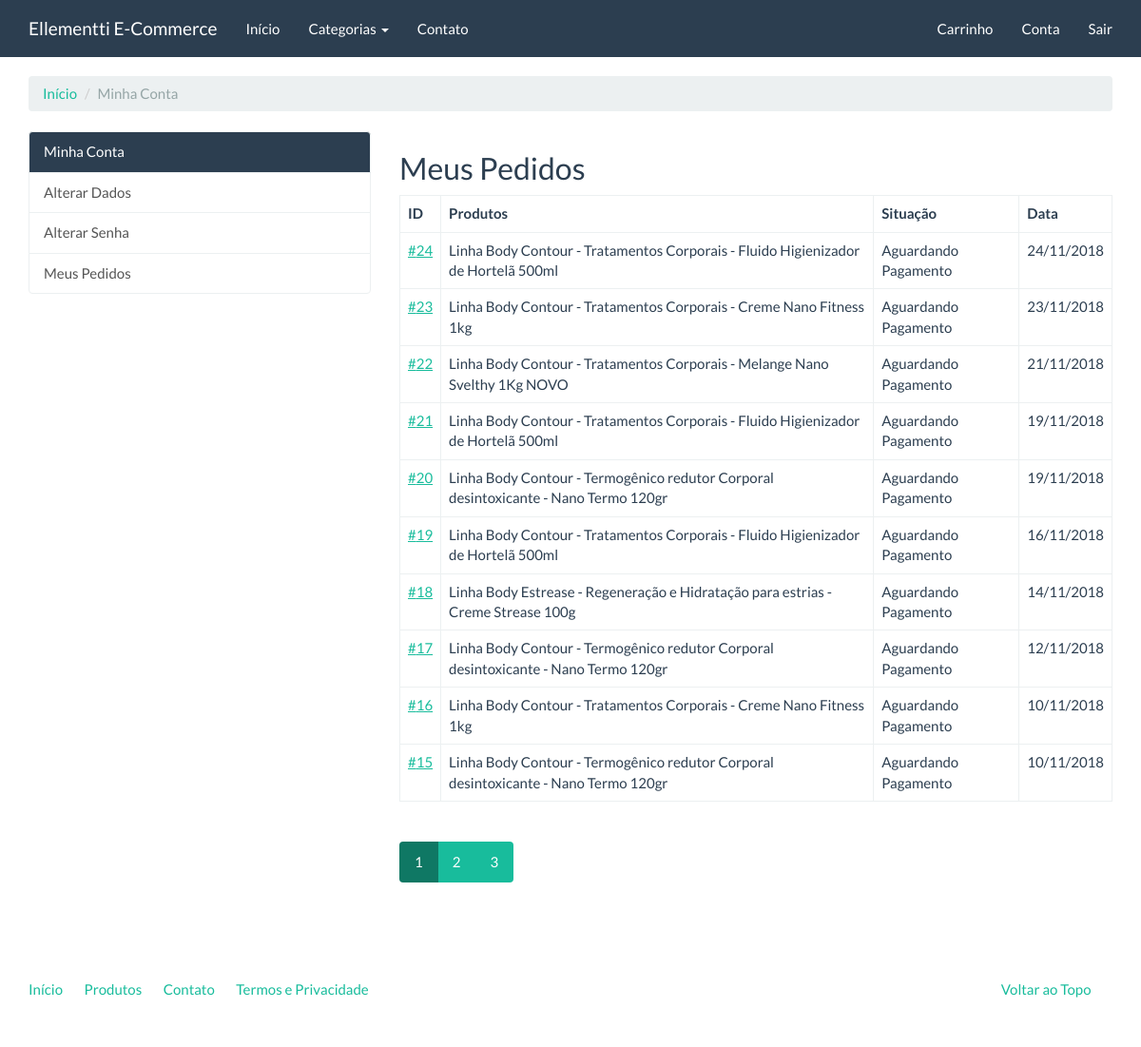
The app's page /compras/meus-pedidos/ (signed in), older data.
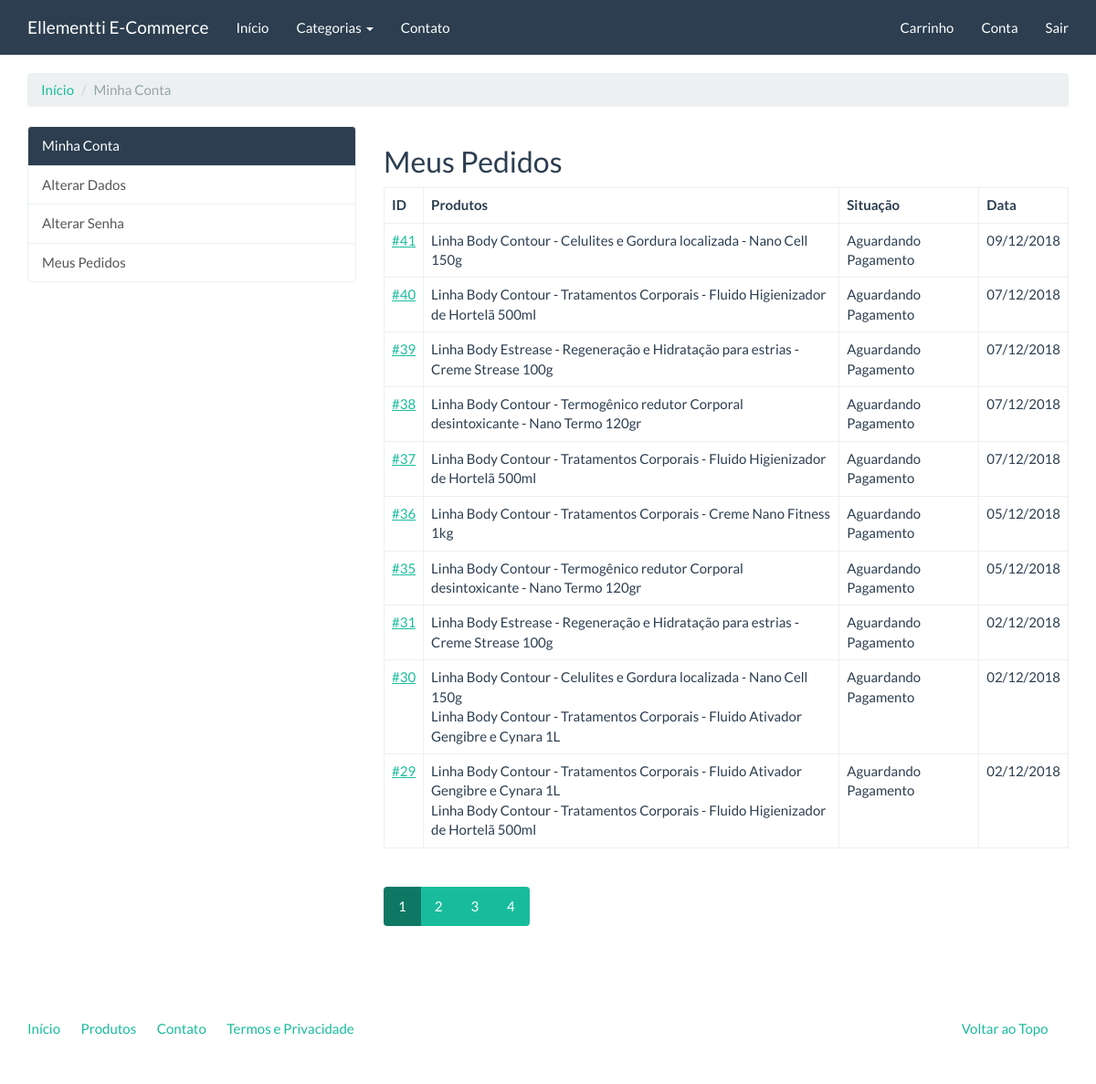
The same page, newer data.
### checkout/models.py (models this page shows, shortened)
class Order(models.Model):
    STATUS_CHOICES = (
        (0, 'Aguardando Pagamento'),
        (1, 'Concluída'),
        (2, 'Cancelada'),
    )
    PAYMENT_OPTION_CHOICES = (
        ('deposit', 'Depósito'),
        ('pagseguro', 'PagSeguro'),
        ('paypal', 'Paypal'),
    )
    user = models.ForeignKey(settings.AUTH_USER_MODEL, verbose_name='Usuário')
    status = models.IntegerField(
        'Situação', choices=STATUS_CHOICES, default=0, blank=True
    )
    payment_option = models.CharField(
        'Opção de Pagamento', choices=PAYMENT_OPTION_CHOICES, max_length=20,
        default='deposit'
    )
    created = models.DateTimeField('Criado em', auto_now_add=True)
    modified = models.DateTimeField('Modificado em', auto_now=True)
    objects = OrderManager()
    class Meta:
        verbose_name = 'Pedido'
        verbose_name_plural = 'Pedidos'
    def products(self):
        products_ids = self.items.values_list('product')
        return Product.objects.filter(pk__in=products_ids)
    def pagseguro(self):
        self.payment_option = 'pagseguro'
        self.save()
        pg = PagSeguro(
            email=settings.PAGSEGURO_EMAIL, token=settings.PAGSEGURO_TOKEN,
            config={'sandbox': settings.PAGSEGURO_SANDBOX}
        )
        pg.sender = {
            'email': self.user.email
        }
        pg.reference_prefix = ''
        pg.shipping = None
        pg.reference = self.pk
        for item in self.items.all():
            pg.items.append(
                {
                    'id': item.product.pk,
                    'description': item.product.name,
                    'quantity': item.quantity,
                    'amount': '%.2f' % item.price
                }
            )
        return pg
    def paypal(self):
        self.payment_option = 'paypal'
        self.save()
        paypal_dict = {
            'upload': '1',
            'business': settings.PAYPAL_EMAIL,
            'invoice': self.pk,
            'cmd': '_cart',
            'currency_code': 'BRL',
            'charset': 'utf-8',
        }
        index = 1
        for item in self.items.all():
            paypal_dict['amount_{}'.format(index)] = '%.2f' % item.price
            paypal_dict['item_name_{}'.format(index)] = item.product.name
            paypal_dict['quantity_{}'.format(index)] = item.quantity
            index = index + 1
        return paypal_dict

### catalog/models.py (models this page shows, shortened)
class Product(models.Model):
    name = models.CharField('Nome', max_length=100)
    slug = models.SlugField('Identificador', max_length=100)
    category = models.ForeignKey('catalog.Category', verbose_name='Categoria', on_delete=models.CASCADE)
    description = models.TextField('Descrição', blank=True)
    price = models.DecimalField('Preço', decimal_places=2, max_digits=8)
    created = models.DateTimeField('Criado em', auto_now_add=True)
    modified = models.DateTimeField('Modificado em', auto_now=True)
    class Meta:
        verbose_name = 'Produto'
        verbose_name_plural = 'Produtos'
        ordering = ['name']

### checkout/views.py (the view)
class OrderListView(LoginRequiredMixin, ListView):
    template_name = 'checkout/order_list.html'
    paginate_by = 10
    def get_queryset(self):
        return Order.objects.filter(user=self.request.user).order_by('-pk')

### catalog/context_processors.py (called while the page is built)
def categories(request):
    return {
        'categories': Category.objects.all()
    }

### catalog/models.py (called while the page is built)
    def __str__(self):
        return self.name

    def get_absolute_url(self):
        return reverse('catalog:category', kwargs={'slug': self.slug})

### core/templatetags/pagination.py (called while the page is built)
@register.inclusion_tag('pagination.html')
def pagination(request, paginator, page_obj):
    context = {}
    context['paginator'] = paginator
    context['request'] = request
    context['page_obj'] = page_obj
    getvars = request.GET.copy()
    if 'page' in getvars:
        del getvars['page']
    if len(getvars) > 0:
        context['getvars'] = '&{0}'.format(getvars.urlencode())
    else:
        context['getvars'] = ''
    return context

### checkout/templates/checkout/order_list.html (shortened to what this page needs)
{% extends "accounts/index.html" %}
{% load pagination %}
{% block accounts_container %}
<h2>Meus Pedidos</h2>
<table class="table table-bordered">
    <thead>
        <tr>
            <th>
                ID
            </th>
            <th>
                Produtos
            </th>
            <th>
                Situação
            </th>
            <th>
                Data
            </th>
        </tr>
    </thead>
    <tbody>
        {% for order in object_list %}
        <tr>
            <td>
                <a href="{% url 'checkout:order_detail' order.pk %}">#{{ order.pk }}</a>
            </td>
            <td>
                {% for product in order.products %}
                {{ product.name }}{% if not forloop.last %}<br />{% endif %}
                {% endfor %}
            </td>
            <td>
                {{ order.get_status_display }}
            </td>
            <td>
                {{ order.created|date:"d/m/Y" }}
            </td>
        </tr>
        {% endfor %}
    </tbody>
</table>
{% pagination request paginator page_obj %}
{% endblock %}

Row changes from the older to the newer data that the page shows:
no longer on this page (row unchanged): Order: pk "24", status "Aguardando Pagamento", created "24/11/2018", Product (name "Linha Body Contour - Tratamentos Corporais - Fluido Higienizador de Hortelã 500ml")
no longer on this page (row unchanged): Order: pk "23", status "Aguardando Pagamento", created "23/11/2018", Product (name "Linha Body Contour - Tratamentos Corporais - Creme Nano Fitness 1kg")
no longer on this page (row unchanged): Order: pk "22", status "Aguardando Pagamento", created "21/11/2018"
no longer on this page (row unchanged): Product: name "Linha Body Contour - Tratamentos Corporais - Melange Nano Svelthy 1Kg NOVO", shown under "22"
no longer on this page (row unchanged): Order: pk "21", status "Aguardando Pagamento", created "19/11/2018", Product (name "Linha Body Contour - Tratamentos Corporais - Fluido Higienizador de Hortelã 500ml")
no longer on this page (row unchanged): Order: pk "20", status "Aguardando Pagamento", created "19/11/2018", Product (name "Linha Body Contour - Termogênico redutor Corporal desintoxicante - Nano Termo 120gr")
no longer on this page (row unchanged): Order: pk "19", status "Aguardando Pagamento", created "16/11/2018", Product (name "Linha Body Contour - Tratamentos Corporais - Fluido Higienizador de Hortelã 500ml")
no longer on this page (row unchanged): Order: pk "18", status "Aguardando Pagamento", created "14/11/2018", Product (name "Linha Body Estrease - Regeneração e Hidratação para estrias - Creme Strease 100g")
no longer on this page (row unchanged): Order: pk "17", status "Aguardando Pagamento", created "12/11/2018", Product (name "Linha Body Contour - Termogênico redutor Corporal desintoxicante - Nano Termo 120gr")
no longer on this page (row unchanged): Order: pk "16", status "Aguardando Pagamento", created "10/11/2018", Product (name "Linha Body Contour - Tratamentos Corporais - Creme Nano Fitness 1kg")
no longer on this page (row unchanged): Order: pk "15", status "Aguardando Pagamento", created "10/11/2018", Product (name "Linha Body Contour - Termogênico redutor Corporal desintoxicante - Nano Termo 120gr")
added Order: pk "41", status "Aguardando Pagamento", created "09/12/2018"
now on this page (row unchanged): Product: name "Linha Body Contour - Celulites e Gordura localizada - Nano Cell 150g"
added Order: pk "40", status "Aguardando Pagamento", created "07/12/2018", Product (name "Linha Body Contour - Tratamentos Corporais - Fluido Higienizador de Hortelã 500ml")
added Order: pk "39", status "Aguardando Pagamento", created "07/12/2018", Product (name "Linha Body Estrease - Regeneração e Hidratação para estrias - Creme Strease 100g")
added Order: pk "38", status "Aguardando Pagamento", created "07/12/2018", Product (name "Linha Body Contour - Termogênico redutor Corporal desintoxicante - Nano Termo 120gr")
added Order: pk "37", status "Aguardando Pagamento", created "07/12/2018", Product (name "Linha Body Contour - Tratamentos Corporais - Fluido Higienizador de Hortelã 500ml")
added Order: pk "36", status "Aguardando Pagamento", created "05/12/2018", Product (name "Linha Body Contour - Tratamentos Corporais - Creme Nano Fitness 1kg")
added Order: pk "35", status "Aguardando Pagamento", created "05/12/2018", Product (name "Linha Body Contour - Termogênico redutor Corporal desintoxicante - Nano Termo 120gr")
added Order: pk "31", status "Aguardando Pagamento", created "02/12/2018", Product (name "Linha Body Estrease - Regeneração e Hidratação para estrias - Creme Strease 100g")
added Order: pk "30", status "Aguardando Pagamento", created "02/12/2018"
now on this page (row unchanged): Product: name "Linha Body Contour - Tratamentos Corporais - Fluido Ativador Gengibre e Cynara 1L"
added Order: pk "29", status "Aguardando Pagamento", created "02/12/2018", Product (name "Linha Body Contour - Tratamentos Corporais - Fluido Higienizador de Hortelã 500ml")
Text that changed along with them:
new list line: "4"
